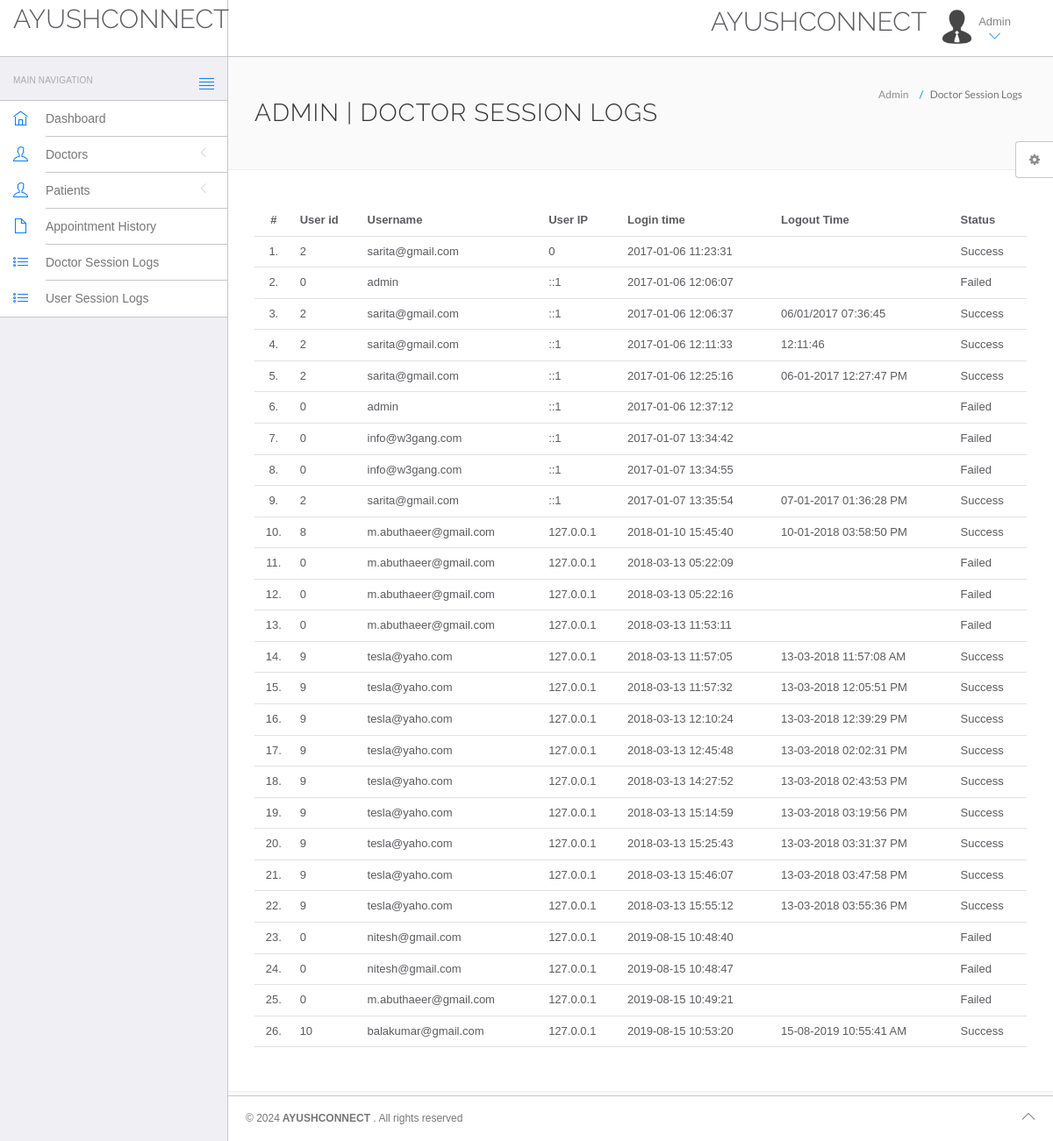
Page /hms/admin/doctor-logs.php (signed in) on the committed database.
### tables this page shows
CREATE TABLE IF NOT EXISTS `doctorslog` (
  `id` int(11) NOT NULL AUTO_INCREMENT,
  `uid` int(11) NOT NULL,
  `username` varchar(255) NOT NULL,
  `userip` binary(16) NOT NULL,
  `loginTime` timestamp NOT NULL DEFAULT CURRENT_TIMESTAMP,
  `logout` varchar(255) NOT NULL,
  `status` int(11) NOT NULL,
  PRIMARY KEY (`id`)
);

### hms/admin/doctor-logs.php (the view, shortened to what this page needs)
<!DOCTYPE html>
<html lang="en">
	<head>
		<link rel="stylesheet" href="vendor/bootstrap/css/bootstrap.min.css">
		<link rel="stylesheet" href="vendor/fontawesome/css/font-awesome.min.css">
		<link rel="stylesheet" href="vendor/themify-icons/themify-icons.min.css">
		<link href="vendor/animate.css/animate.min.css" rel="stylesheet" media="screen">
		<link href="vendor/perfect-scrollbar/perfect-scrollbar.min.css" rel="stylesheet" media="screen">
		<link href="vendor/switchery/switchery.min.css" rel="stylesheet" media="screen">
		<link href="vendor/bootstrap-touchspin/jquery.bootstrap-touchspin.min.css" rel="stylesheet" media="screen">
		<link href="vendor/select2/select2.min.css" rel="stylesheet" media="screen">
		<link href="vendor/bootstrap-datepicker/bootstrap-datepicker3.standalone.min.css" rel="stylesheet" media="screen">
		<link href="vendor/bootstrap-timepicker/bootstrap-timepicker.min.css" rel="stylesheet" media="screen">
		<link rel="stylesheet" href="assets/css/styles.css">
		<link rel="stylesheet" href="assets/css/plugins.css">
		<link rel="stylesheet" href="assets/css/themes/theme-1.css" id="skin_color" />
	</head>
	<body>
		<div id="app">
<?php include('include/sidebar.php');?>
			<div class="app-content">
					<?php include('include/header.php');?>
				<div class="main-content" >
					<div class="wrap-content container" id="container">
						<section id="page-title">
							<div class="row">
								<div class="col-sm-8">
									<h1 class="mainTitle">Admin  | Doctor Session Logs</h1>
																	</div>
								<ol class="breadcrumb">
									<li>
										<span>Admin </span>
									</li>
									<li class="active">
										<span>Doctor Session Logs</span>
									</li>
								</ol>
							</div>
						</section>
						<div class="container-fluid container-fullw bg-white">
									<div class="row">
								<div class="col-md-12">
									<table class="table table-hover" id="sample-table-1">
										<thead>
											<tr>
												<th class="center">#</th>
												<th class="hidden-xs">User id</th>
												<th>Username</th>
												<th>User IP</th>
												<th>Login time</th>
												<th>Logout Time </th>
												<th> Status </th>
											</tr>
										</thead>
										<tbody>
<?php
$sql=mysql_query("select * from doctorslog ");
$cnt=1;
while($row=mysql_fetch_array($sql))
{
?>
											<tr>
												<td class="center"><?php echo $cnt;?>.</td>
												<td class="hidden-xs"><?php echo $row['uid'];?></td>
												<td class="hidden-xs"><?php echo $row['username'];?></td>
												<td><?php echo $row['userip'];?></td>
												<td><?php echo $row['loginTime'];?></td>
												<td><?php echo $row['logout'];?>
												</td>
												<td>
<?php if($row['status']==1)
{
	echo "Success";
}
else
{
	echo "Failed";
}?>
</td>
											</tr>
											<?php
$cnt=$cnt+1;
											 }?>
										</tbody>
									</table>
								</div>
							</div>
								</div>
					</div>
				</div>
			</div>
	<?php include('include/footer.php');?>
	<?php include('include/setting.php');?>
		</div>
	</body>
</html>

### hms/admin/assets/css/themes/theme-1.css (style rules this page uses)
body { background: #FAFAFA; }

### rows in the picture
doctorslog: uid "2", username "sarita@gmail.com", userip "0", loginTime "2017-01-06 11:23:31", status "Success"
doctorslog: uid "0", username "admin", userip "::1", loginTime "2017-01-06 12:06:07", status "Failed"
doctorslog: uid "2", username "sarita@gmail.com", userip "::1", loginTime "2017-01-06 12:06:37", logout "06/01/2017 07:36:45", status "Success"
doctorslog: uid "2", username "sarita@gmail.com", userip "::1", loginTime "2017-01-06 12:11:33", logout "12:11:46", status "Success"
doctorslog: uid "2", username "sarita@gmail.com", userip "::1", loginTime "2017-01-06 12:25:16", logout "06-01-2017 12:27:47 PM", status "Success"
doctorslog: uid "0", username "admin", userip "::1", loginTime "2017-01-06 12:37:12", status "Failed"
doctorslog: uid "0", username "info@w3gang.com", userip "::1", loginTime "2017-01-07 13:34:42", status "Failed"
doctorslog: uid "0", username "info@w3gang.com", userip "::1", loginTime "2017-01-07 13:34:55", status "Failed"
doctorslog: uid "2", username "sarita@gmail.com", userip "::1", loginTime "2017-01-07 13:35:54", logout "07-01-2017 01:36:28 PM", status "Success"
doctorslog: uid "8", username "m.abuthaeer@gmail.com", userip "127.0.0.1", loginTime "2018-01-10 15:45:40", logout "10-01-2018 03:58:50 PM", status "Success"
doctorslog: uid "0", username "m.abuthaeer@gmail.com", userip "127.0.0.1", loginTime "2018-03-13 05:22:09", status "Failed"
doctorslog: uid "0", username "m.abuthaeer@gmail.com", userip "127.0.0.1", loginTime "2018-03-13 05:22:16", status "Failed"
doctorslog: uid "0", username "m.abuthaeer@gmail.com", userip "127.0.0.1", loginTime "2018-03-13 11:53:11", status "Failed"
doctorslog: uid "9", username "tesla@yaho.com", userip "127.0.0.1", loginTime "2018-03-13 11:57:05", logout "13-03-2018 11:57:08 AM", status "Success"
doctorslog: uid "9", username "tesla@yaho.com", userip "127.0.0.1", loginTime "2018-03-13 11:57:32", logout "13-03-2018 12:05:51 PM", status "Success"
doctorslog: uid "9", username "tesla@yaho.com", userip "127.0.0.1", loginTime "2018-03-13 12:10:24", logout "13-03-2018 12:39:29 PM", status "Success"
doctorslog: uid "9", username "tesla@yaho.com", userip "127.0.0.1", loginTime "2018-03-13 12:45:48", logout "13-03-2018 02:02:31 PM", status "Success"
doctorslog: uid "9", username "tesla@yaho.com", userip "127.0.0.1", loginTime "2018-03-13 14:27:52", logout "13-03-2018 02:43:53 PM", status "Success"
doctorslog: uid "9", username "tesla@yaho.com", userip "127.0.0.1", loginTime "2018-03-13 15:14:59", logout "13-03-2018 03:19:56 PM", status "Success"
doctorslog: uid "9", username "tesla@yaho.com", userip "127.0.0.1", loginTime "2018-03-13 15:25:43", logout "13-03-2018 03:31:37 PM", status "Success"
doctorslog: uid "9", username "tesla@yaho.com", userip "127.0.0.1", loginTime "2018-03-13 15:46:07", logout "13-03-2018 03:47:58 PM", status "Success"
doctorslog: uid "9", username "tesla@yaho.com", userip "127.0.0.1", loginTime "2018-03-13 15:55:12", logout "13-03-2018 03:55:36 PM", status "Success"
doctorslog: uid "0", username "nitesh@gmail.com", userip "127.0.0.1", loginTime "2019-08-15 10:48:40", status "Failed"
doctorslog: uid "0", username "nitesh@gmail.com", userip "127.0.0.1", loginTime "2019-08-15 10:48:47", status "Failed"
doctorslog: uid "0", username "m.abuthaeer@gmail.com", userip "127.0.0.1", loginTime "2019-08-15 10:49:21", status "Failed"
doctorslog: uid "10", username "balakumar@gmail.com", userip "127.0.0.1", loginTime "2019-08-15 10:53:20", logout "15-08-2019 10:55:41 AM", status "Success"
